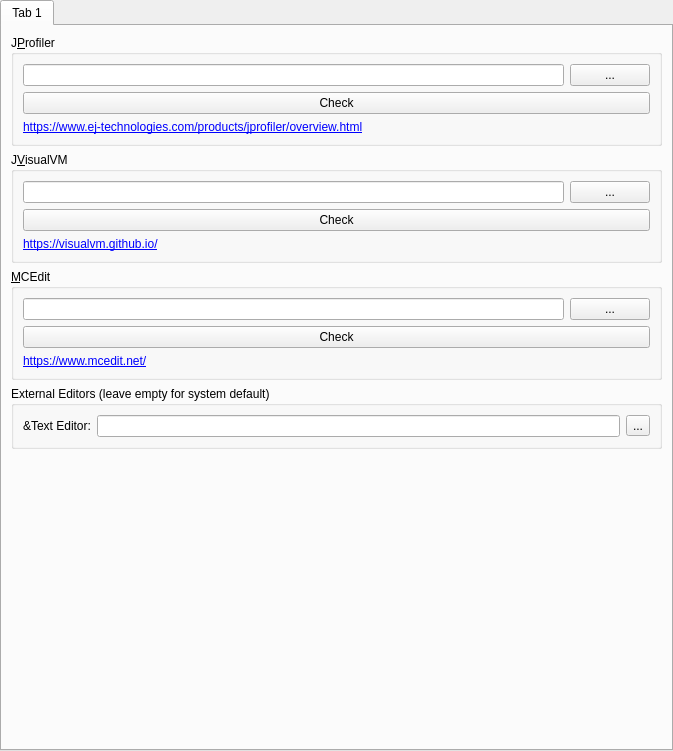
<?xml version="1.0" encoding="UTF-8"?>
<ui version="4.0">
 <class>ExternalToolsPage</class>
 <widget class="QWidget" name="ExternalToolsPage">
  <property name="geometry">
   <rect>
    <x>0</x>
    <y>0</y>
    <width>673</width>
    <height>751</height>
   </rect>
  </property>
  <layout class="QVBoxLayout" name="verticalLayout">
   <property name="leftMargin">
    <number>0</number>
   </property>
   <property name="topMargin">
    <number>0</number>
   </property>
   <property name="rightMargin">
    <number>0</number>
   </property>
   <property name="bottomMargin">
    <number>0</number>
   </property>
   <item>
    <widget class="QTabWidget" name="tabWidget">
     <property name="currentIndex">
      <number>0</number>
     </property>
     <widget class="QWidget" name="tab">
      <attribute name="title">
       <string notr="true">Tab 1</string>
      </attribute>
      <layout class="QVBoxLayout" name="verticalLayout_2">
       <item>
        <widget class="QGroupBox" name="groupBox_2">
         <property name="title">
          <string notr="true">J&amp;Profiler</string>
         </property>
         <layout class="QVBoxLayout" name="verticalLayout_10">
          <item>
           <layout class="QHBoxLayout" name="horizontalLayout_4">
            <item>
             <widget class="QLineEdit" name="jprofilerPathEdit"/>
            </item>
            <item>
             <widget class="QPushButton" name="jprofilerPathBtn">
              <property name="text">
               <string notr="true">...</string>
              </property>
             </widget>
            </item>
           </layout>
          </item>
          <item>
           <widget class="QPushButton" name="jprofilerCheckBtn">
            <property name="text">
             <string>Check</string>
            </property>
           </widget>
          </item>
          <item>
           <widget class="QLabel" name="jprofilerLink">
            <property name="text">
             <string notr="true">&lt;html&gt;&lt;head/&gt;&lt;body&gt;&lt;p&gt;&lt;a href=&quot;https://www.ej-technologies.com/products/jprofiler/overview.html&quot;&gt;https://www.ej-technologies.com/products/jprofiler/overview.html&lt;/a&gt;&lt;/p&gt;&lt;/body&gt;&lt;/html&gt;</string>
            </property>
           </widget>
          </item>
         </layout>
        </widget>
       </item>
       <item>
        <widget class="QGroupBox" name="groupBox_3">
         <property name="title">
          <string notr="true">J&amp;VisualVM</string>
         </property>
         <layout class="QVBoxLayout" name="verticalLayout_11">
          <item>
           <layout class="QHBoxLayout" name="horizontalLayout_5">
            <item>
             <widget class="QLineEdit" name="jvisualvmPathEdit"/>
            </item>
            <item>
             <widget class="QPushButton" name="jvisualvmPathBtn">
              <property name="text">
               <string notr="true">...</string>
              </property>
             </widget>
            </item>
           </layout>
          </item>
          <item>
           <widget class="QPushButton" name="jvisualvmCheckBtn">
            <property name="text">
             <string>Check</string>
            </property>
           </widget>
          </item>
          <item>
           <widget class="QLabel" name="jvisualvmLink">
            <property name="text">
             <string notr="true">&lt;html&gt;&lt;head/&gt;&lt;body&gt;&lt;p&gt;&lt;a href=&quot;https://visualvm.github.io/&quot;&gt;https://visualvm.github.io/&lt;/a&gt;&lt;/p&gt;&lt;/body&gt;&lt;/html&gt;</string>
            </property>
           </widget>
          </item>
         </layout>
        </widget>
       </item>
       <item>
        <widget class="QGroupBox" name="groupBox_4">
         <property name="title">
          <string notr="true">&amp;MCEdit</string>
         </property>
         <layout class="QVBoxLayout" name="verticalLayout_12">
          <item>
           <layout class="QHBoxLayout" name="horizontalLayout_6">
            <item>
             <widget class="QLineEdit" name="mceditPathEdit"/>
            </item>
            <item>
             <widget class="QPushButton" name="mceditPathBtn">
              <property name="text">
               <string notr="true">...</string>
              </property>
             </widget>
            </item>
           </layout>
          </item>
          <item>
           <widget class="QPushButton" name="mceditCheckBtn">
            <property name="text">
             <string>Check</string>
            </property>
           </widget>
          </item>
          <item>
           <widget class="QLabel" name="mceditLink">
            <property name="text">
             <string notr="true">&lt;html&gt;&lt;head/&gt;&lt;body&gt;&lt;p&gt;&lt;a href=&quot;https://www.mcedit.net/&quot;&gt;https://www.mcedit.net/&lt;/a&gt;&lt;/p&gt;&lt;/body&gt;&lt;/html&gt;</string>
            </property>
           </widget>
          </item>
         </layout>
        </widget>
       </item>
       <item>
        <widget class="QGroupBox" name="editorsBox">
         <property name="title">
          <string>External Editors (leave empty for system default)</string>
         </property>
         <layout class="QGridLayout" name="foldersBoxLayout_2">
          <item row="0" column="1">
           <widget class="QLineEdit" name="jsonEditorTextBox"/>
          </item>
          <item row="0" column="0">
           <widget class="QLabel" name="labelJsonEditor">
            <property name="text">
             <string>&amp;Text Editor:</string>
            </property>
           </widget>
          </item>
          <item row="0" column="2">
           <widget class="QToolButton" name="jsonEditorBrowseBtn">
            <property name="text">
             <string notr="true">...</string>
            </property>
           </widget>
          </item>
         </layout>
        </widget>
       </item>
       <item>
        <spacer name="verticalSpacer">
         <property name="orientation">
          <enum>Qt::Vertical</enum>
         </property>
         <property name="sizeHint" stdset="0">
          <size>
           <width>20</width>
           <height>216</height>
          </size>
         </property>
        </spacer>
       </item>
      </layout>
     </widget>
    </widget>
   </item>
  </layout>
 </widget>
 <resources/>
 <connections/>
</ui>
